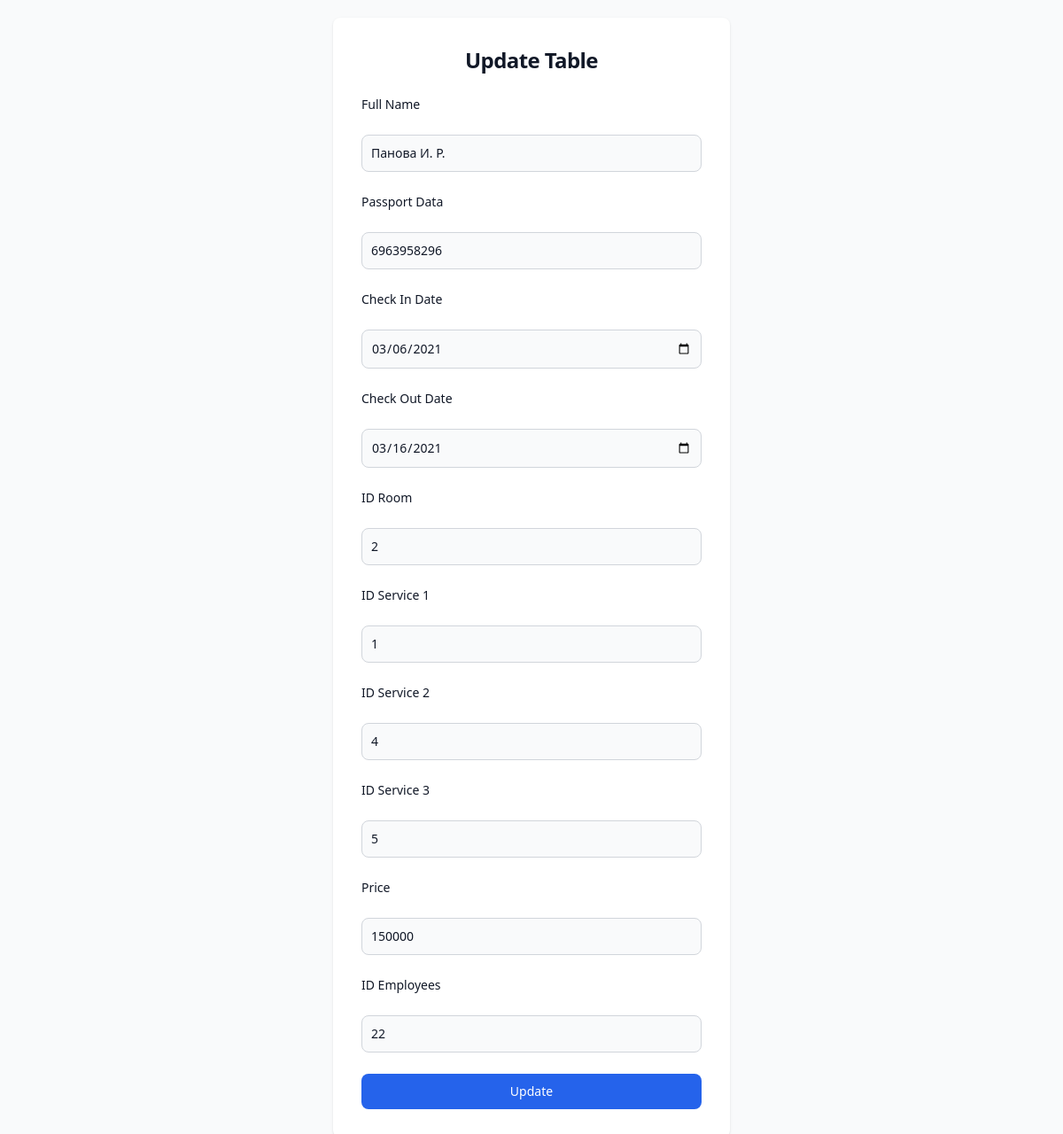
The page /layouts/update.php?id=2 on the database its author committed.
### tables this page shows
CREATE TABLE `clients` (
  `ID_Clients` int(11) NOT NULL,
  `FullNane` varchar(255) DEFAULT NULL,
  `PasportData` varchar(10) DEFAULT NULL,
  `CheckInDate` date DEFAULT NULL,
  `CheckOutDate` date DEFAULT NULL,
  `ID_Room` int(11) DEFAULT NULL,
  `ID_Services1` varchar(255) DEFAULT NULL,
  `ID_Services2` varchar(255) DEFAULT NULL,
  `ID_Services3` varchar(255) DEFAULT NULL,
  `Price` int(11) DEFAULT NULL,
  `ID_Employees` int(11) DEFAULT NULL
);

### layouts/update.php (the view, shortened to what this page needs)
<?php
require_once '../db/db.php';
$client_id = $_GET['id'];
$check_client = mysqli_query($db, "SELECT * FROM `clients` WHERE `ID_Clients` = '$client_id'");
$client = mysqli_fetch_assoc($check_client);
?>
<!doctype html>
<html lang="en">
<head>
    <script src="https://cdn.tailwindcss.com"></script>
</head>
<body>
    <section class="bg-gray-50 dark:bg-gray-900 p-5">
        <div class="flex flex-col items-center justify-center px-6 py-8 mx-auto lg:py-0">
            <div class="w-full bg-white rounded-lg shadow dark:border md:mt-0 sm:max-w-md xl:p-0 dark:bg-gray-800 dark:border-gray-700">
                <div class="p-6 space-y-4 md:space-y-6 sm:p-8">
                    <h1 class="text-xl font-bold leading-tight tracking-tight text-gray-900 md:text-2xl dark:text-white text-center">
                        Update Table
                    </h1>
                    <form action="../db/update.php?id=<?=$client_id?>" method="post" class="space-y-4 md:space-y-6">
                        <label for="fullname" class="block mb-2 text-sm font-medium text-gray-900 dark:text-white">Full Name</label>
                        <input value="<?=$client["FullNane"]?>" type="text" name="fullname" class="bg-gray-50 border border-gray-300 text-gray-900 sm:text-sm rounded-lg focus:ring-primary-600 focus:border-primary-600 block w-full p-2.5 dark:bg-gray-700 dark:border-gray-600 dark:placeholder-gray-400 dark:text-white dark:focus:ring-blue-500 dark:focus:border-blue-500">
                        <label for="passportdata" class="block mb-2 text-sm font-medium text-gray-900 dark:text-white">Passport Data</label>
                        <input value="<?=$client["PasportData"]?>" type="number" name="passportdata" class="bg-gray-50 border border-gray-300 text-gray-900 sm:text-sm rounded-lg focus:ring-primary-600 focus:border-primary-600 block w-full p-2.5 dark:bg-gray-700 dark:border-gray-600 dark:placeholder-gray-400 dark:text-white dark:focus:ring-blue-500 dark:focus:border-blue-500">
                        <label for="checkindate" class="block mb-2 text-sm font-medium text-gray-900 dark:text-white">Check In Date</label>
                        <input value="<?=$client["CheckInDate"]?>" type="date" name="checkindate" class="bg-gray-50 border border-gray-300 text-gray-900 sm:text-sm rounded-lg focus:ring-primary-600 focus:border-primary-600 block w-full p-2.5 dark:bg-gray-700 dark:border-gray-600 dark:placeholder-gray-400 dark:text-white dark:focus:ring-blue-500 dark:focus:border-blue-500">
                        <label for="checkoutdate"class="block mb-2 text-sm font-medium text-gray-900 dark:text-white">Check Out Date</label>
                        <input value="<?=$client["CheckOutDate"]?>" type="date" name="checkoutdate" class="bg-gray-50 border border-gray-300 text-gray-900 sm:text-sm rounded-lg focus:ring-primary-600 focus:border-primary-600 block w-full p-2.5 dark:bg-gray-700 dark:border-gray-600 dark:placeholder-gray-400 dark:text-white dark:focus:ring-blue-500 dark:focus:border-blue-500">
                        <label for="idroom" class="block mb-2 text-sm font-medium text-gray-900 dark:text-white">ID Room</label>
                        <input value="<?=$client["ID_Room"]?>" type="number" name="idroom" class="bg-gray-50 border border-gray-300 text-gray-900 sm:text-sm rounded-lg focus:ring-primary-600 focus:border-primary-600 block w-full p-2.5 dark:bg-gray-700 dark:border-gray-600 dark:placeholder-gray-400 dark:text-white dark:focus:ring-blue-500 dark:focus:border-blue-500">
                        <label for="idservice1" class="block mb-2 text-sm font-medium text-gray-900 dark:text-white">ID Service 1</label>
                        <input value="<?=$client["ID_Services1"]?>" type="number" name="idservice1" class="bg-gray-50 border border-gray-300 text-gray-900 sm:text-sm rounded-lg focus:ring-primary-600 focus:border-primary-600 block w-full p-2.5 dark:bg-gray-700 dark:border-gray-600 dark:placeholder-gray-400 dark:text-white dark:focus:ring-blue-500 dark:focus:border-blue-500">
                        <label for="idservice2" class="block mb-2 text-sm font-medium text-gray-900 dark:text-white">ID Service 2</label>
                        <input value="<?=$client["ID_Services2"]?>" type="number" name="idservice2" class="bg-gray-50 border border-gray-300 text-gray-900 sm:text-sm rounded-lg focus:ring-primary-600 focus:border-primary-600 block w-full p-2.5 dark:bg-gray-700 dark:border-gray-600 dark:placeholder-gray-400 dark:text-white dark:focus:ring-blue-500 dark:focus:border-blue-500">
                        <label for="idservice3" class="block mb-2 text-sm font-medium text-gray-900 dark:text-white">ID Service 3</label>
                        <input value="<?=$client["ID_Services3"]?>" type="number" name="idservice3" class="bg-gray-50 border border-gray-300 text-gray-900 sm:text-sm rounded-lg focus:ring-primary-600 focus:border-primary-600 block w-full p-2.5 dark:bg-gray-700 dark:border-gray-600 dark:placeholder-gray-400 dark:text-white dark:focus:ring-blue-500 dark:focus:border-blue-500">
                        <label for="price" class="block mb-2 text-sm font-medium text-gray-900 dark:text-white">Price</label>
                        <input value="<?=$client["Price"]?>" type="number" name="price" class="bg-gray-50 border border-gray-300 text-gray-900 sm:text-sm rounded-lg focus:ring-primary-600 focus:border-primary-600 block w-full p-2.5 dark:bg-gray-700 dark:border-gray-600 dark:placeholder-gray-400 dark:text-white dark:focus:ring-blue-500 dark:focus:border-blue-500">
                        <label for="idemployees" class="block mb-2 text-sm font-medium text-gray-900 dark:text-white">ID Employees</label>
                        <input value="<?=$client["ID_Employees"]?>" type="number" name="idemployees" class="bg-gray-50 border border-gray-300 text-gray-900 sm:text-sm rounded-lg focus:ring-primary-600 focus:border-primary-600 block w-full p-2.5 dark:bg-gray-700 dark:border-gray-600 dark:placeholder-gray-400 dark:text-white dark:focus:ring-blue-500 dark:focus:border-blue-500">
                        <button type="submit" class="w-full text-white bg-blue-600 hover:bg-blue-700 focus:ring-4 focus:outline-none focus:ring-primary-300 font-medium rounded-lg text-sm px-5 py-2.5 text-center dark:bg-primary-600 dark:hover:bg-primary-700 dark:focus:ring-primary-800">Update</button>
                    </form>
                </div>
            </div>
        </div>
    </section>
</body>
</html>

### rows shown on the page
clients: fullname "Панова И. Р.", passportdata "6963958296", checkindate "03/06/2021", checkoutdate "03/16/2021", idroom "2", idservice1 "1", idservice2 "4", idservice3 "5", price "150000", idemployees "22"
